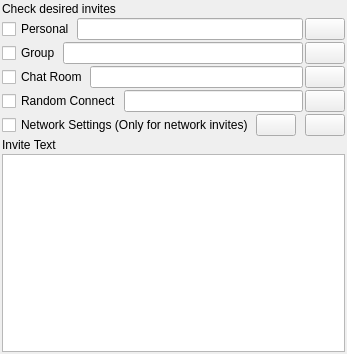
<?xml version="1.0" encoding="UTF-8"?>
<ui version="4.0">
 <class>InviteUrlWidgetUi</class>
 <widget class="QWidget" name="InviteUrlWidgetUi">
  <property name="geometry">
   <rect>
    <x>0</x>
    <y>0</y>
    <width>347</width>
    <height>354</height>
   </rect>
  </property>
  <property name="sizePolicy">
   <sizepolicy hsizetype="Expanding" vsizetype="Expanding">
    <horstretch>0</horstretch>
    <verstretch>0</verstretch>
   </sizepolicy>
  </property>
  <property name="minimumSize">
   <size>
    <width>0</width>
    <height>0</height>
   </size>
  </property>
  <property name="maximumSize">
   <size>
    <width>16777215</width>
    <height>16777215</height>
   </size>
  </property>
  <property name="windowTitle">
   <string>Create Invite</string>
  </property>
  <layout class="QVBoxLayout" name="verticalLayout">
   <property name="spacing">
    <number>2</number>
   </property>
   <property name="leftMargin">
    <number>2</number>
   </property>
   <property name="topMargin">
    <number>2</number>
   </property>
   <property name="rightMargin">
    <number>2</number>
   </property>
   <property name="bottomMargin">
    <number>2</number>
   </property>
   <item>
    <widget class="QLabel" name="m_CheckInstructionLabel">
     <property name="text">
      <string>Check desired invites</string>
     </property>
    </widget>
   </item>
   <item>
    <widget class="QFrame" name="m_PersonalFrame">
     <layout class="QHBoxLayout" name="horizontalLayout_7">
      <property name="spacing">
       <number>2</number>
      </property>
      <property name="leftMargin">
       <number>0</number>
      </property>
      <property name="topMargin">
       <number>0</number>
      </property>
      <property name="rightMargin">
       <number>0</number>
      </property>
      <property name="bottomMargin">
       <number>0</number>
      </property>
      <item>
       <widget class="QCheckBox" name="m_PersonalCheckBox">
        <property name="text">
         <string>Personal</string>
        </property>
       </widget>
      </item>
      <item>
       <widget class="QLineEdit" name="m_PersonalUrlEdit"/>
      </item>
      <item>
       <widget class="VxPushButton" name="m_PersonalButton">
        <property name="text">
         <string notr="true"/>
        </property>
       </widget>
      </item>
     </layout>
    </widget>
   </item>
   <item>
    <widget class="QFrame" name="m_GroupFrame">
     <layout class="QHBoxLayout" name="horizontalLayout_2">
      <property name="spacing">
       <number>2</number>
      </property>
      <property name="leftMargin">
       <number>0</number>
      </property>
      <property name="topMargin">
       <number>0</number>
      </property>
      <property name="rightMargin">
       <number>0</number>
      </property>
      <property name="bottomMargin">
       <number>0</number>
      </property>
      <item>
       <widget class="QCheckBox" name="m_GroupCheckBox">
        <property name="text">
         <string>Group</string>
        </property>
       </widget>
      </item>
      <item>
       <widget class="QLineEdit" name="m_GroupUrlEdit"/>
      </item>
      <item>
       <widget class="VxPushButton" name="m_GroupButton">
        <property name="text">
         <string notr="true"/>
        </property>
       </widget>
      </item>
     </layout>
    </widget>
   </item>
   <item>
    <widget class="QFrame" name="m_ChatRoomFrame">
     <layout class="QHBoxLayout" name="horizontalLayout_5">
      <property name="spacing">
       <number>2</number>
      </property>
      <property name="leftMargin">
       <number>0</number>
      </property>
      <property name="topMargin">
       <number>0</number>
      </property>
      <property name="rightMargin">
       <number>0</number>
      </property>
      <property name="bottomMargin">
       <number>0</number>
      </property>
      <item>
       <widget class="QCheckBox" name="m_ChatRoomCheckBox">
        <property name="text">
         <string>Chat Room</string>
        </property>
       </widget>
      </item>
      <item>
       <widget class="QLineEdit" name="m_ChatRoomUrlEdit"/>
      </item>
      <item>
       <widget class="VxPushButton" name="m_ChatRoomButton">
        <property name="text">
         <string notr="true"/>
        </property>
       </widget>
      </item>
     </layout>
    </widget>
   </item>
   <item>
    <widget class="QFrame" name="m_RandomConnectFrame">
     <layout class="QHBoxLayout" name="horizontalLayout_6">
      <property name="spacing">
       <number>2</number>
      </property>
      <property name="leftMargin">
       <number>0</number>
      </property>
      <property name="topMargin">
       <number>0</number>
      </property>
      <property name="rightMargin">
       <number>0</number>
      </property>
      <property name="bottomMargin">
       <number>0</number>
      </property>
      <item>
       <widget class="QCheckBox" name="m_RandomConnectCheckBox">
        <property name="text">
         <string>Random Connect</string>
        </property>
       </widget>
      </item>
      <item>
       <widget class="QLineEdit" name="m_RandomConnectUrlEdit"/>
      </item>
      <item>
       <widget class="VxPushButton" name="m_RandomConnectButton">
        <property name="text">
         <string notr="true"/>
        </property>
       </widget>
      </item>
     </layout>
    </widget>
   </item>
   <item>
    <widget class="QFrame" name="m_NetworkFrame">
     <layout class="QHBoxLayout" name="horizontalLayout_4">
      <property name="spacing">
       <number>2</number>
      </property>
      <property name="leftMargin">
       <number>0</number>
      </property>
      <property name="topMargin">
       <number>0</number>
      </property>
      <property name="rightMargin">
       <number>0</number>
      </property>
      <property name="bottomMargin">
       <number>0</number>
      </property>
      <item>
       <widget class="QCheckBox" name="m_NetworkSettingsCheckBox">
        <property name="text">
         <string>Network Settings (Only for network invites)</string>
        </property>
       </widget>
      </item>
      <item>
       <widget class="VxPushButton" name="m_NetworkSettingsInfoButton">
        <property name="text">
         <string notr="true"/>
        </property>
       </widget>
      </item>
      <item>
       <spacer name="horizontalSpacer">
        <property name="orientation">
         <enum>Qt::Orientation::Horizontal</enum>
        </property>
        <property name="sizeHint" stdset="0">
         <size>
          <width>40</width>
          <height>20</height>
         </size>
        </property>
       </spacer>
      </item>
      <item>
       <widget class="VxPushButton" name="m_NetworkButton">
        <property name="text">
         <string notr="true"/>
        </property>
       </widget>
      </item>
     </layout>
    </widget>
   </item>
   <item>
    <widget class="QLabel" name="m_InviteTextLabel">
     <property name="text">
      <string>Invite Text</string>
     </property>
    </widget>
   </item>
   <item>
    <widget class="QPlainTextEdit" name="m_InviteTextEdit">
     <property name="backgroundVisible">
      <bool>false</bool>
     </property>
    </widget>
   </item>
  </layout>
 </widget>
 <customwidgets>
  <customwidget>
   <class>VxPushButton</class>
   <extends>QPushButton</extends>
   <header>VxPushButton.h</header>
  </customwidget>
 </customwidgets>
 <resources/>
 <connections/>
</ui>
